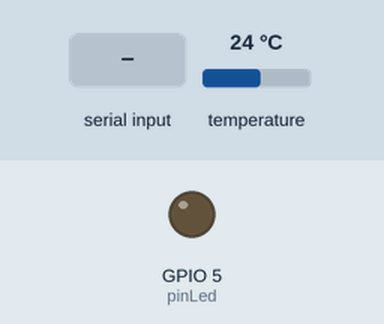
Simulated run of this sketch. Board: ESP32. Parts: output pins drawn as LEDs (lit = HIGH). Inputs (shaded band) come from the test bench; at power-on: temperature 24 °C. What the sketch prints to the serial monitor is not drawn.

Above: at 1.2 s.
1.3 s: "1\n" received over the second serial link
At 2.4 s:
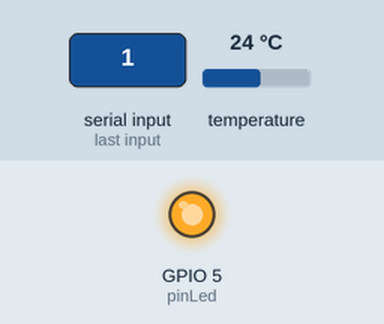
2.8 s: "2\n" received over the second serial link
At 3.5 s:
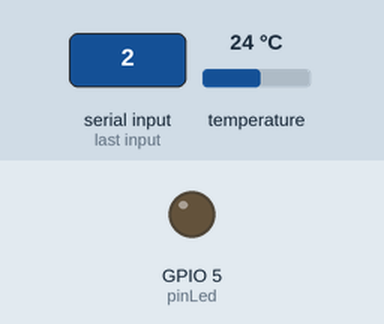
Timing chart, 0 to 5.8 s (numbered marks = the images above; inputs shaded):
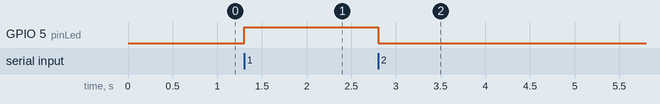

Measured:
- after the input at 1.3 s, GPIO 5 (pinLed): LOW → HIGH at once
- after the input at 2.8 s, GPIO 5 (pinLed): HIGH → LOW at once

The sketch:

App_de_led.ino
```cpp
/*
Centro Educativo Tecnico Kinal
Electronica
Grado: Quinto
Curso: Taller de Electronica Digital
Alumno: Josué David Padilla Morataya
Seccion: A
Carne: 2022074
*/
#include <SoftwareSerial.h>
#include <DallasTemperature.h>
#include <Wire.h>
#include <OneWire.h>
#include <Ticker.h>

//Directivas
#define pinTXD_BT 10
#define pinRXD_BT 11
#define pinLed 5
#define pinTemp 6

//Variables
int Estado;
String request;

//Funciones
void Temperature_medition(void);

//Constructores
SoftwareSerial BT_PAD(pinTXD_BT,pinRXD_BT);  //Define los pines del modulo HC-06
OneWire ourWire(pinTemp);  //Pin 6 para el sensor de temperatura
DallasTemperature sensor(&ourWire);
Ticker ISR_GET_TEMP(Temperature_medition, 10000);

void setup() {
  BT_PAD.begin(9600);
  Serial.begin(9600);
  pinMode(pinLed, OUTPUT),
  sensor.begin();
    ISR_GET_TEMP.start();
}
void loop() {
  if(BT_PAD.available()>0){
    Estado = BT_PAD.parseInt();
    if(Estado == 1){
      digitalWrite(pinLed, HIGH);
      }
    if(Estado == 2){
      digitalWrite(pinLed, LOW);
      }
    }
     ISR_GET_TEMP.update();
}
void Temperature_medition(){
  sensor.requestTemperatures();   //Se envía el comando para leer la temperatura
  int temp = sensor.getTempCByIndex(0); //Se obtiene la temperatura en ºC
  BT_PAD.println(temp);
  Serial.println(temp);
  }
```
